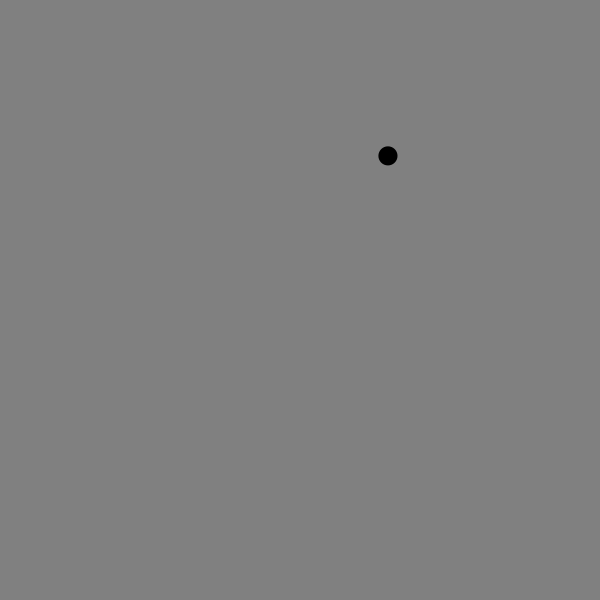
Frame 1 (no input)
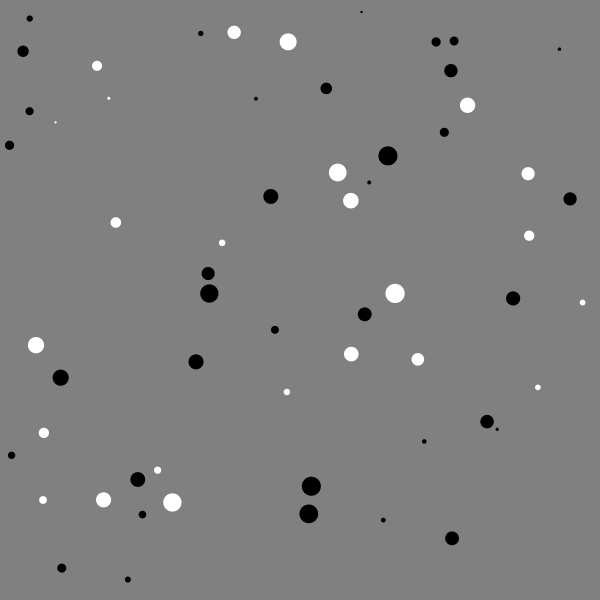
Frame 60 (the mouse pressed at the canvas centre just before this capture)
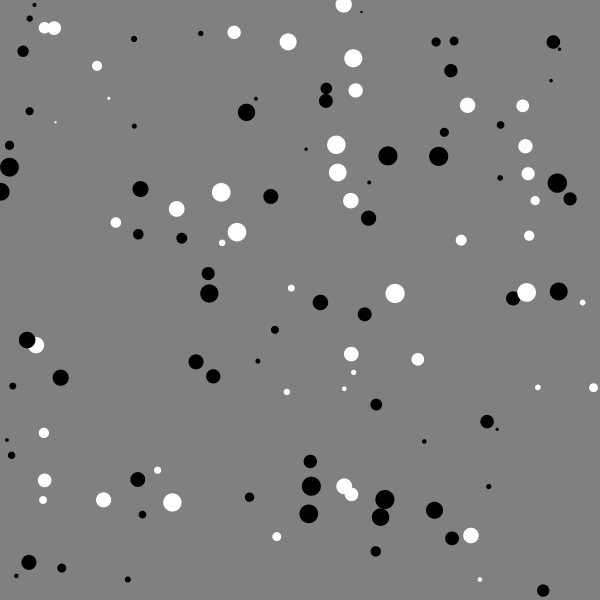
Frame 120 (the mouse held since frame 60 and released just before this capture)

The Processing sketch that drew these frames (run headless with seeded random() and noise(); from frame 60 on, the mouse is pressed at the canvas centre):

// Processing sketch: sketch_002_random_ellipse_zebra
// ── sketch_002_random_ellipse_zebra.pde
float x;
float y;
float w;



void setup(){
  size(600,600);
  background(128);
  
}

void draw(){
  x = random(0,width);
  y = random(0,height);
  w = random(2,20);
  
  noStroke();
  
  if(x % 60 < 35){
    //xを60で割った余りが30未満だったら
    fill(0,0,0);
    
  }
  if(x % 60 >= 35){
    //xを60で割った余りが30以上だったら
    fill(255,255,255);
  }
  ellipse(x, y, w, w);
  
  
}
